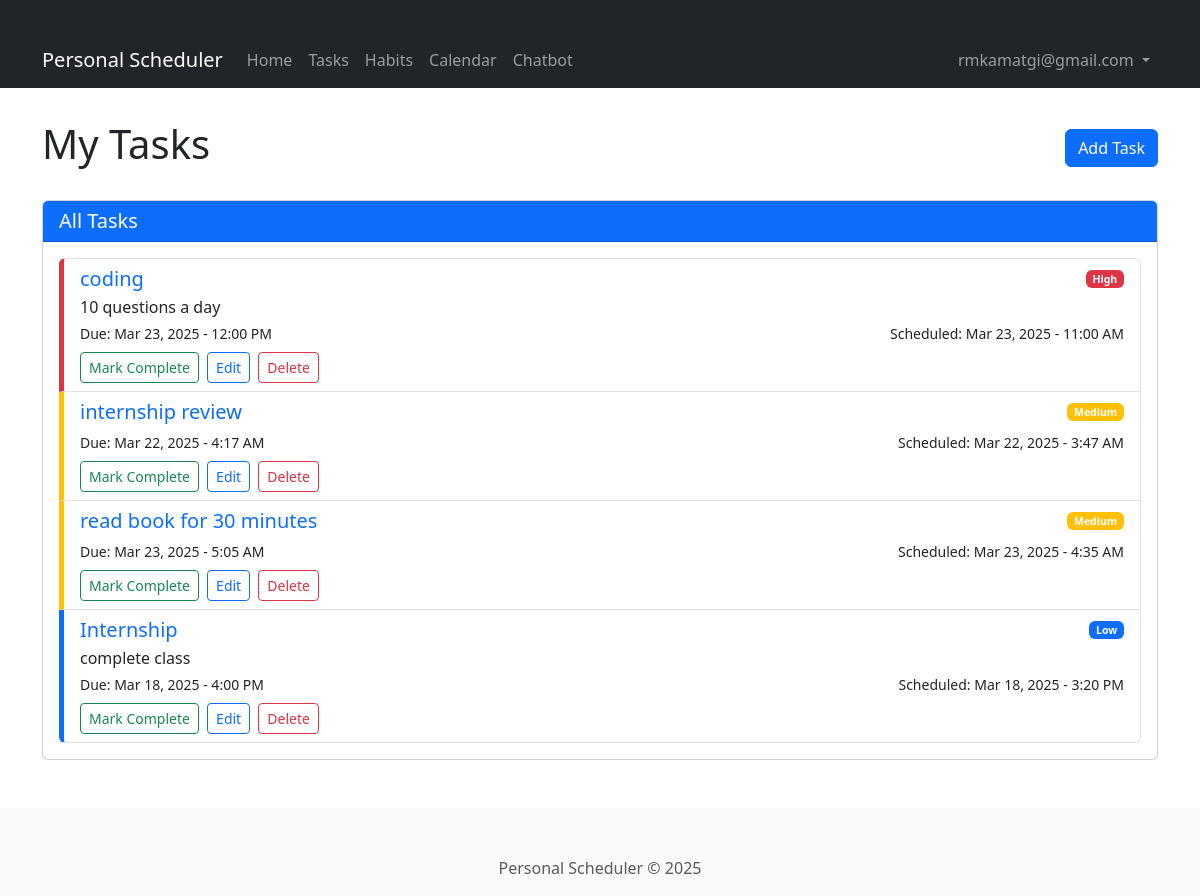
Page /tasks/ (signed in) on the committed database.
### tasks/models/__init__.py (models this page shows, shortened)
class Task(models.Model):
    PRIORITY_CHOICES = [
        (1, 'High'),
        (2, 'Medium'),
        (3, 'Low'),
    ]
    user = models.ForeignKey(User, on_delete=models.CASCADE, related_name='tasks')
    title = models.CharField(max_length=200)
    description = models.TextField(blank=True)
    duration = models.IntegerField(help_text='Duration in minutes')  # Duration in minutes
    deadline = models.DateTimeField()
    priority = models.IntegerField(choices=PRIORITY_CHOICES, default=2)  # 1 = High, 2 = Medium, 3 = Low
    scheduled_time = models.DateTimeField(null=True, blank=True)
    completed = models.BooleanField(default=False)
    google_event_id = models.CharField(max_length=255, blank=True, null=True)
    created_at = models.DateTimeField(auto_now_add=True)
    updated_at = models.DateTimeField(auto_now=True)

### tasks/views.py (the view)
# urls.py: path('tasks/', views.task_list, name='task_list'),
@login_required
def task_list(request):
    tasks = Task.objects.filter(user=request.user).order_by('-created_at')
    return render(request, 'tasks/task_list.html', {'tasks': tasks})

### tasks/templates/tasks/task_list.html (shortened to what this page needs)
{% extends 'tasks/base.html' %}
{% block content %}
<div class="row">
    <div class="col-md-12 mb-4">
        <div class="d-flex justify-content-between align-items-center">
            <h1>My Tasks</h1>
            <a href="{% url 'tasks:task_create' %}" class="btn btn-primary">Add Task</a>
        </div>
    </div>
</div>
<div class="row">
    <div class="col-md-12">
        <div class="card">
            <div class="card-header bg-primary text-white">
                <h5 class="card-title mb-0">All Tasks</h5>
            </div>
            <div class="card-body">
                {% if tasks %}
                    <div class="list-group">
                        {% for task in tasks %}
                            <div class="list-group-item list-group-item-action {% if task.priority == 1 %}task-high{% elif task.priority == 2 %}task-medium{% else %}task-low{% endif %} {% if task.completed %}completed{% endif %}">
                                <div class="d-flex w-100 justify-content-between">
                                    <h5 class="mb-1">
                                        <a href="{% url 'tasks:task_detail' task.pk %}" class="text-decoration-none">{{ task.title }}</a>
                                    </h5>
                                    <small>
                                        <span class="badge {% if task.priority == 1 %}priority-badge-high{% elif task.priority == 2 %}priority-badge-medium{% else %}priority-badge-low{% endif %} text-white">
                                            {{ task.get_priority_display }}
                                        </span>
                                    </small>
                                </div>
                                <p class="mb-1">{{ task.description|truncatechars:100 }}</p>
                                <div class="d-flex justify-content-between align-items-center">
                                    <small>Due: {{ task.deadline|date:"M d, Y - g:i A" }}</small>
                                    <small>Scheduled: {{ task.scheduled_time|date:"M d, Y - g:i A" }}</small>
                                </div>
                                <div class="mt-2">
                                    <form method="post" action="{% url 'tasks:task_complete' task.pk %}" class="d-inline">
                                        <button type="submit" class="btn btn-sm {% if task.completed %}btn-outline-danger">Mark Incomplete{% else %}btn-outline-success">Mark Complete{% endif %}</button>
                                    </form>
                                    <a href="{% url 'tasks:task_edit' task.pk %}" class="btn btn-sm btn-outline-primary ms-1">Edit</a>
                                    <a href="{% url 'tasks:task_delete' task.pk %}" class="btn btn-sm btn-outline-danger ms-1">Delete</a>
                                </div>
                            </div>
                        {% endfor %}
                    </div>
                {% else %}
                    <p class="text-muted">No tasks found. Create a new task to get started!</p>
                {% endif %}
            </div>
        </div>
    </div>
</div>
{% endblock %}

### tasks/templates/tasks/base.html (shortened to what this page needs)
<!DOCTYPE html>
<html lang="en">
<head>
    {% load django_bootstrap5 %}
    {% bootstrap_css %}
</head>
<body>
    <nav class="navbar navbar-expand-lg navbar-dark bg-dark">
        <div class="container">
            <a class="navbar-brand" href="{% url 'tasks:home' %}">Personal Scheduler</a>
            <div class="collapse navbar-collapse" id="navbarNav">
                <ul class="navbar-nav me-auto">
                    <li class="nav-item">
                        <a class="nav-link" href="{% url 'tasks:home' %}">Home</a>
                    </li>
                    <li class="nav-item">
                        <a class="nav-link" href="{% url 'tasks:task_list' %}">Tasks</a>
                    </li>
                    <li class="nav-item">
                        <a class="nav-link" href="{% url 'tasks:habit_list' %}">Habits</a>
                    </li>
                    <li class="nav-item">
                        <a class="nav-link" href="{% url 'tasks:calendar' %}">Calendar</a>
                    </li>
                    <li class="nav-item">
                        <a class="nav-link" href="{% url 'tasks:chatbot' %}">Chatbot</a>
                    </li>
                </ul>
                <ul class="navbar-nav">
                    {% if user.is_authenticated %}
                        <li class="nav-item dropdown">
                            <a class="nav-link dropdown-toggle" href="#" id="navbarDropdown" role="button" data-bs-toggle="dropdown">
                                {{ user.username }}
                            </a>
                        </li>
                    {% endif %}
                </ul>
            </div>
        </div>
    </nav>
    <div class="container">
        {% block content %}{% endblock %}
    </div>
    <footer class="mt-5 py-3 bg-light text-center">
        <div class="container">
            <p class="text-muted mb-0">Personal Scheduler &copy; {% now "Y" %}</p>
        </div>
    </footer>
</body>
</html>

### tasks/templates/tasks/base.html (style rules this page uses)
.container { padding-top: 2rem; }
.task-high { border-left: 5px solid #dc3545; }
.task-medium { border-left: 5px solid #ffc107; }
.task-low { border-left: 5px solid #0d6efd; }
.priority-badge-high { background-color: #dc3545; }
.priority-badge-medium { background-color: #ffc107; }
.priority-badge-low { background-color: #0d6efd; }

### rows in the picture
Task: title "coding", priority "High", description "10 questions a day", deadline "Mar 23, 2025 - 12:00 PM", scheduled_time "Mar 23, 2025 - 11:00 AM", completed "Mark Complete"
Task: title "internship review", priority "Medium", deadline "Mar 22, 2025 - 4:17 AM", scheduled_time "Mar 22, 2025 - 3:47 AM", completed "Mark Complete"
Task: title "read book for 30 minutes", priority "Medium", deadline "Mar 23, 2025 - 5:05 AM", scheduled_time "Mar 23, 2025 - 4:35 AM", completed "Mark Complete"
Task: title "Internship", priority "Low", description "complete class", deadline "Mar 18, 2025 - 4:00 PM", scheduled_time "Mar 18, 2025 - 3:20 PM", completed "Mark Complete"

### other values in the picture
{{ user.username }} "rmkamatgi@gmail.com"
